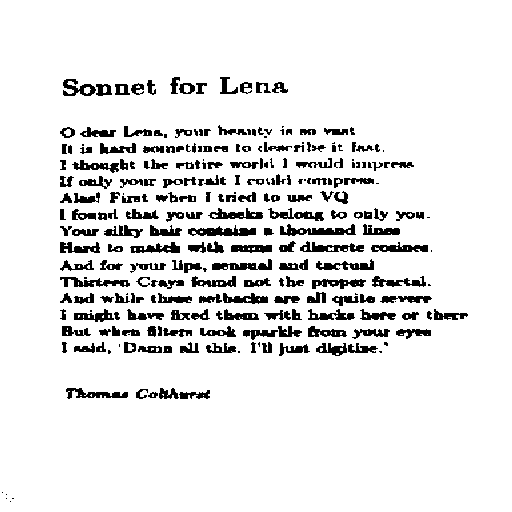
%> input picture assignment2/test-images-for-q2/son3.gif, 512 x 512 px
$ octave --eval "orientation;"   (GNU Octave 9; MATLAB toolbox functions it lacks are replaced by stand-ins)
%> lines starting %> are read from the running program, lines starting %| are printed output that depends on the picture; in (x1, y1, x2, y2) boxes, pixels count from 0 and x2, y2 are one past the last pixel; in counts of white or black regions, pixels touching at a corner belong together; the program's own positions count from 1
function orientation()
   clc
   clear all
   close all
   findAngle(imread('test-images-for-q2/son3.gif'));
% [7 lines not run here, left out]
function findAngle(img1)

    %shifted fourier transform of image
    img1fft = fftshift(fft2(img1));

    %magnitude of transform
    absimg1 = abs(img1fft);

    %binary image of magnitude
    b = im2bw(mat2gray(absimg1),0.05);
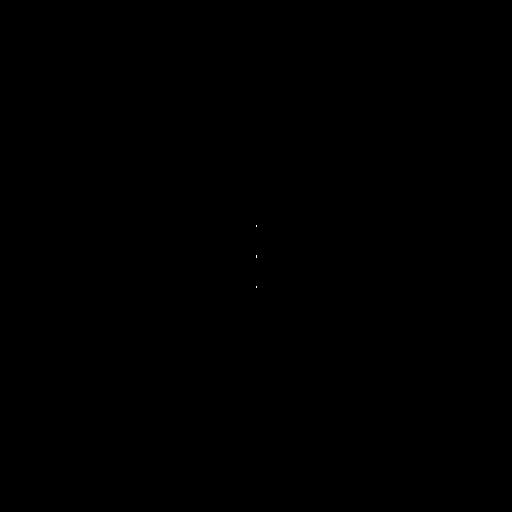
%> b: size 512x512 logical; 0% white in thin lines or dots, all inside (x1, y1, x2, y2) = (256, 225, 257, 288)

    %connected components of binary image
    cc = bwconncomp(b,8);
%> cc = 3 connected components
    ms = regionprops(cc, 'BoundingBox');
%> ms = 3 regions; box (x1, y1, x2, y2): (256, 225, 257, 227), (256, 255, 257, 258), (256, 286, 257, 288)

    %list cc based on size of cc in descending order
    pixelCount = cellfun(@numel,cc.PixelIdxList);
%> pixelCount = [2 3 2]
    [sorted,idx] = sort(pixelCount, 'descend');
%> sorted = [3 2 2]; idx = [2 1 3]


    %draw bounding boxes around all blobs
    figure;
    subplot(221),imshow(img1,[]);
    title('Original Image');
    subplot(222), imshow(b);
    title('Clusters of highest frequency');
    hold on;

    %find top 3 largest ccs and their centers
    I = zeros(1,3);
    J = zeros(1,3);
    for blobNumber = 1:3
        recCoords =  ms(idx(blobNumber)).BoundingBox;
        rectangle('Position', recCoords, 'EdgeColor', 'r', 'LineWidth', 2);
        J(blobNumber) = recCoords(1) + recCoords(3)/2;
        I(blobNumber) = recCoords(2) + recCoords(4)/2;

    end
%> this loop made 3 passes
%> recCoords on passes 1 to 3: [256.5 255.5 1 3], [256.5 225.5 1 2], [256.5 286.5 1 2]
%> after the loop, I = [257 226.5 287.5]; J = [257 257 257]
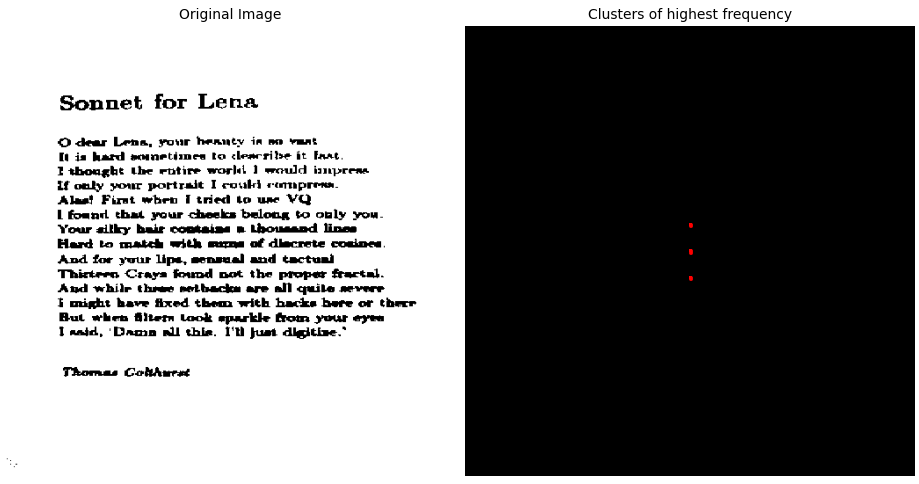
%> figure redrawn from the program's plot data, 2 panels

   %fit a line around the centers of top 3 largest ccs
%> (the run ends here)
